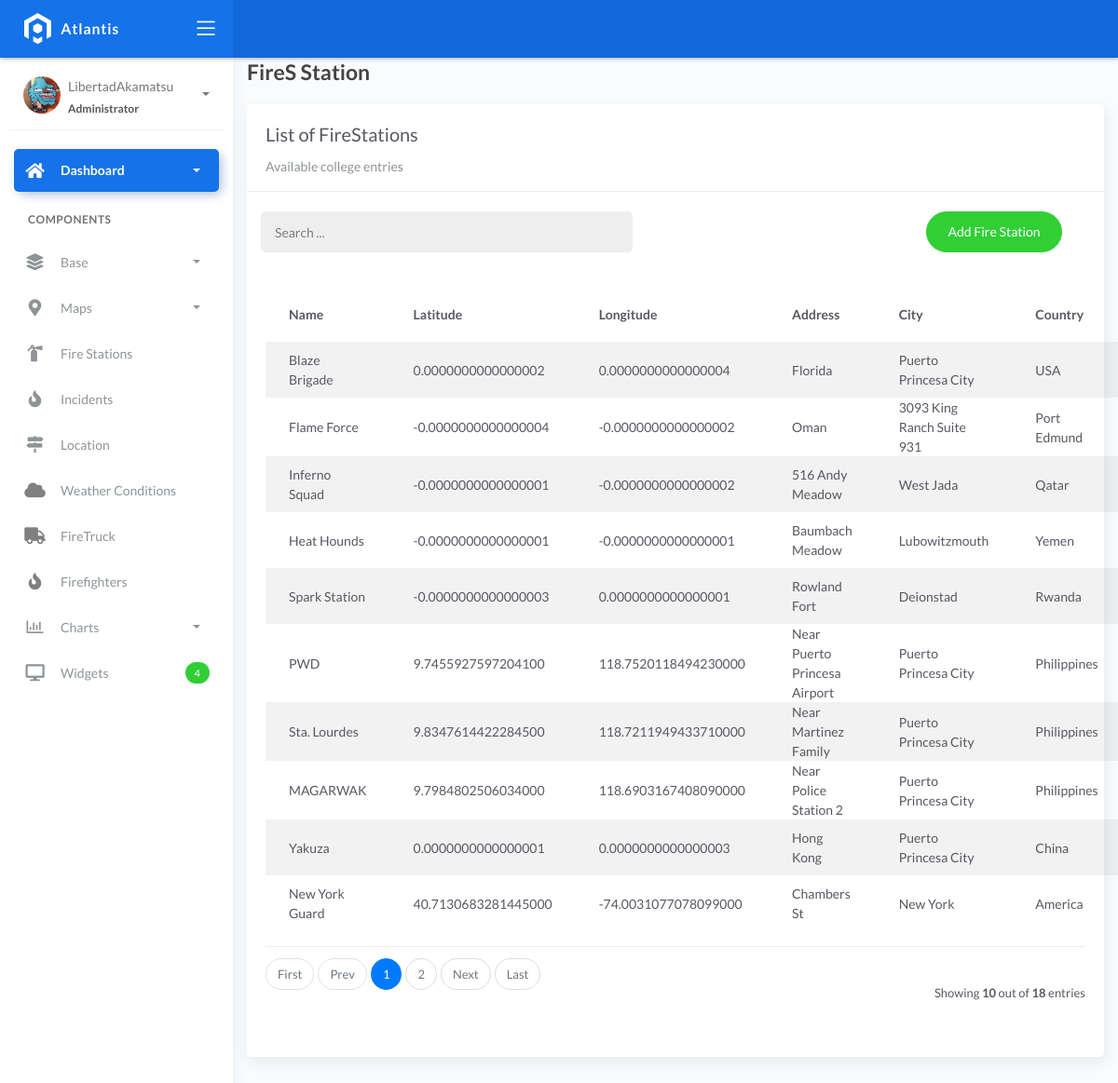
/firestation_list/, run on the app's committed database.
### fire/models.py (models this page shows)
class BaseModel(models.Model):
    created_at = models.DateTimeField(auto_now_add=True, db_index=True)
    updated_at = models.DateTimeField(auto_now=True)
    class Meta:
        abstract = True

class FireStation(BaseModel):
    name = models.CharField(max_length=150)
    latitude = models.DecimalField(
        max_digits=22, decimal_places=16, null=True, blank=True)
    longitude = models.DecimalField(
        max_digits=22, decimal_places=16, null=True, blank=True)
    address = models.CharField(max_length=150)
    city = models.CharField(max_length=150)  # can be in separate table
    country = models.CharField(max_length=150)  # can be in separate table

### fire/views.py (the view, shortened to what this page needs)
# urls.py: path('firestation_list/', firestationListView.as_view(), name='station-list'),
class firestationListView(ListView):
    model = FireStation
    template_name = 'station_list.html'
    context_object_name = 'object_list'
    paginate_by = 10
    def get_queryset(self, *args, **kwargs):
        qs = super().get_queryset(*args, **kwargs)
        query = self.request.GET.get("q")
        return qs

### templates/station_list.html (shortened to what this page needs)
{% extends 'base.html' %}
{% load static %}
{% block content %}
<div class="content">
    <div class="container-fluid">
        <h4 class="page-title">FireS Station</h4>
        <div class="row">
            <div class="col-md-12">
                <div class="card">
                    <div class="card-header">
                        <div class="card-title">List of FireStations</div>
                        <div class="card-category">Available college entries</div>
                    </div>
                    <br />
                    <div class="col-md-12 row">
                        <div class="col-md-6">
                            <form class="navbar-left navbar-form nav-search mr-md-3" action="{% url 'station-list' %}">
                                <div class="input-group">
                                    <input type="text" placeholder="Search ..." class="form-control" name="q"/>
                                    <div class="input-group-append">
                                        <span class="input-group-text">
                                        </span>
                                    </div>
                                </div>
                            </form>
                        </div>
                        <div class="col-md-6">
                            <div class="pull-right">
                                <a href="{% url 'firestation-add' %}" class="btn btn-success btn-rounded">Add Fire Station</a>
                            </div>
                        </div>
                    </div>
                    <div class="card-body">
                        <table class="table table-striped mt-3">
                            <thead>
                                <tr>
                                    <th scope="col">Name</th>
                                    <th scope="col">Latitude</th>
                                    <th scope="col">Longitude</th>
                                    <th scope="col">Address</th>
                                    <th scope="col">City</th>
                                    <th scope="col">Country</th>
                                </tr>
                            </thead>
                            <tbody>
                                {% for object in object_list %}
                                <tr>
                                    <td>{{ object.name }}</td>
                                    <td>{{ object.latitude }}</td>
                                    <td>{{ object.longitude }}</td>
                                    <td>{{ object.address }}</td>
                                    <td>{{ object.city }}</td>
                                    <td>{{ object.country }}</td>
                                </tr>
                                {% empty %}
                                <tr>
                                    <td colspan="2" style="text-align: center;">
                                        <p class="text-sm font-weight-bold mb-0">No FireStation Found</p>
                                    </td>
                                </tr>
                                {% endfor %}
                            </tbody>
                        </table>
                        {% include 'includes/pagination.html' %}
                    </div>
                </div>
            </div>
        </div>
    </div>
</div>
{% endblock %}

### data on the page
FireStation: name "Blaze Brigade", latitude "0.0000000000000002", longitude "0.0000000000000004", address "Florida", city "Puerto Princesa City", country "USA"
FireStation: name "Flame Force", latitude "-0.0000000000000004", longitude "-0.0000000000000002", address "Oman", city "3093 King Ranch Suite 931", country "Port Edmund"
FireStation: name "Inferno Squad", latitude "-0.0000000000000001", longitude "-0.0000000000000002", address "516 Andy Meadow", city "West Jada", country "Qatar"
FireStation: name "Heat Hounds", latitude "-0.0000000000000001", longitude "-0.0000000000000001", address "Baumbach Meadow", city "Lubowitzmouth", country "Yemen"
FireStation: name "Spark Station", latitude "-0.0000000000000003", longitude "0.0000000000000001", address "Rowland Fort", city "Deionstad", country "Rwanda"
FireStation: name "PWD", latitude "9.7455927597204100", longitude "118.7520118494230000", address "Near Puerto Princesa Airport", city "Puerto Princesa City", country "Philippines"
FireStation: name "Sta. Lourdes", latitude "9.8347614422284500", longitude "118.7211949433710000", address "Near Martinez Family", city "Puerto Princesa City", country "Philippines"
FireStation: name "MAGARWAK", latitude "9.7984802506034000", longitude "118.6903167408090000", address "Near Police Station 2", city "Puerto Princesa City", country "Philippines"
FireStation: name "Yakuza", latitude "0.0000000000000001", longitude "0.0000000000000003", address "Hong Kong", city "Puerto Princesa City", country "China"
FireStation: name "New York Guard", latitude "40.7130683281445000", longitude "-74.0031077078099000", address "Chambers St", city "New York", country "America"

### other printed values
{{ page_num }} "1"
{{ page_num }} "2"
{{ object_list.count }} "10"
{{ paginator.count }} "18"
